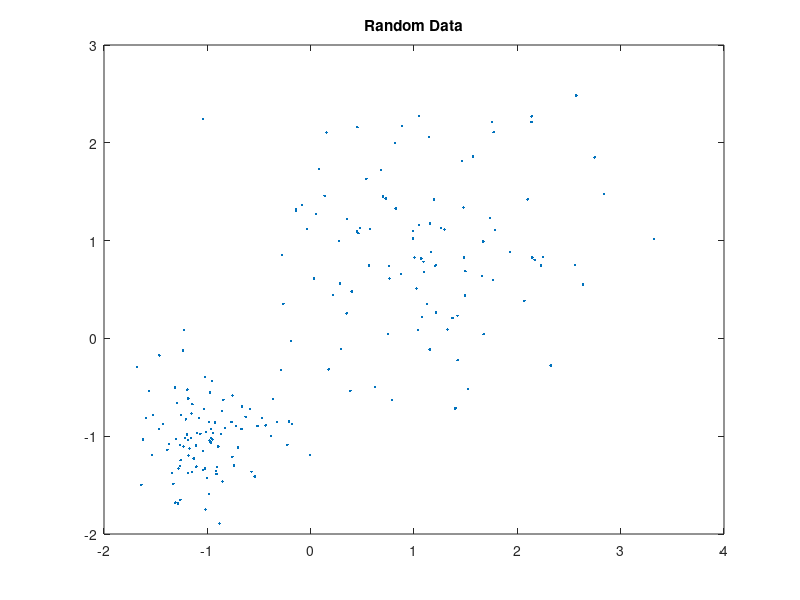
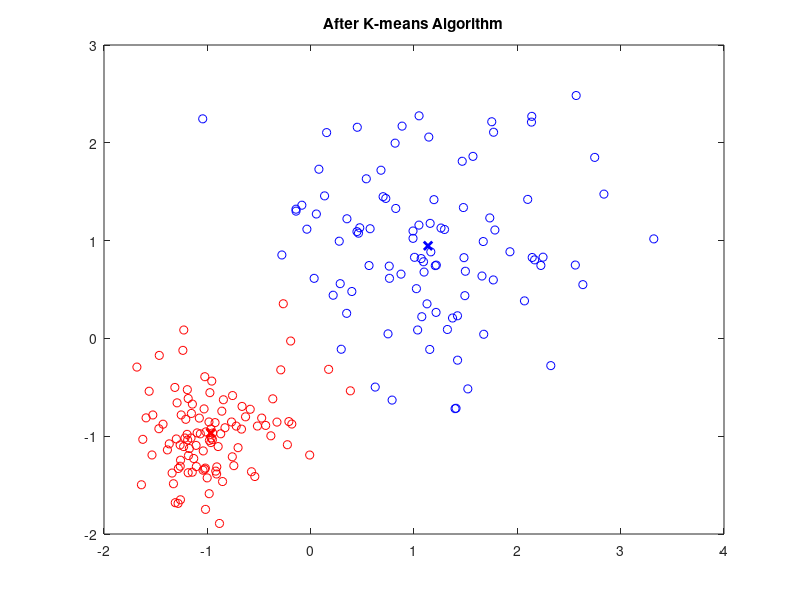

MATLAB code for these plots, in order:
% Compute
data = [randn(100,2) * 0.4 - ones(100,2) ; randn(100,2) * 0.75 + ones(100,2)];
[dataIdx, center] = kmeans(data, 2);

% Plot
figure(1);
plot(data(:,1), data(:,2), '.'); 
title("Random Data");

figure(2);
plot(data(dataIdx == 1, 1), data(dataIdx == 1, 2), 'bo');   hold on;
plot(data(dataIdx == 2, 1), data(dataIdx == 2, 2), 'ro');   hold on;
plot(center(1,1), center(1,2), 'bx','LineWidth',2);
plot(center(2,1), center(2,2), 'rx','LineWidth',2);
title("After K-means Algorithm");